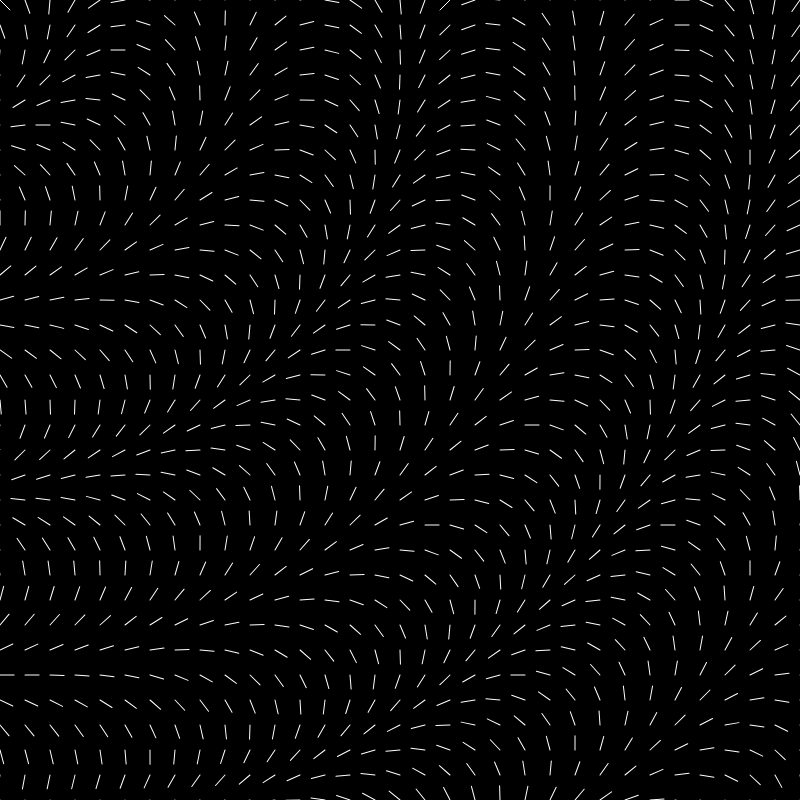
Frame 1 (no input)
Frame 60 (no input): identical to frame 1, image omitted
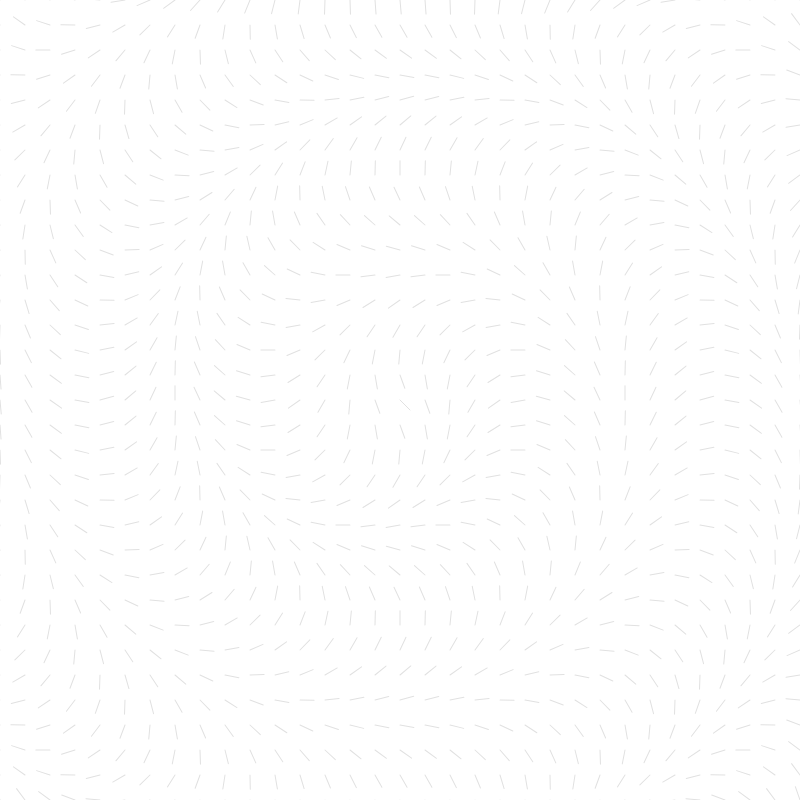
Frame 120 (the mouse pressed at the canvas centre since frame 60)

The p5.js sketch that drew these frames (run headless with seeded random() and noise() and a simulated clock; from frame 60 on, the mouse is pressed at the canvas centre):

// p5.js sketch
// ── sketch.js
let size = 800;
let clocks = []; //array of clocks
let arm1;
let arm2;
let arm3;
let arm4;
let arm0 = 0;

const MODE1 = 49;
const MODE2 = 50;
const MODE3 = 51;
const MODE4 = 52;

let color;

function setup() {
	createCanvas(size, size);
  rectMode(CENTER);
  
	for (let x = 0; x <= size; x += 25) {
		for (let y = 0; y <= size; y += 25) {
		clocks.push(new Clock(x,y));
		}
	}
}


function draw() {
	background(0);
  
  if (mouseIsPressed) {
    background(255);
    color = 225;
  } else {
    color = 255; 
  }


	// print(clocks.length);

	for (var i = 0; i < clocks.length; i++) {
	clocks[i].display(i, mouseX, mouseY);
	// clocks[i].rotation(i);
	//console.log("shown");
	}


}

class Clock {
  constructor(x, y) {
	this.x = x;
	this.y = y;
  }
  
	display(change, x, y) {
  	// arm1 = map(mouseX, 0, size, 0,150);
  	// arm2 = sqrt(mouseX * mouseY);
    
    arm4 = dist(x, y, this.x, this.y);
    arm1 = (change) / (arm4);
    arm2 = (change/60) * map(sqrt(x*y), 0, size, 0,150);
    arm3 = dist(x,y,size/2,size/2);
    
    modeSwitch();
    
    push();
		translate(this.x, this.y)
		// rotate(radians(arm1));
    // rotate(radians(arm4));
    rotate(radians(arm4));
    // strokeWeight(arm4/100);
		stroke(color);
    noFill();
		line(0, 0, 10, 10);
    // ellipse(arm0/20-5,arm0/20-5,arm0/20,arm0/20);
    

		pop();
    
	}

	// this.rotation = function() {
	// 	this.x = this.x * noise(0.01*frameCount);
	// }
}

function modeSwitch() {
  if (keyCode == MODE1) {
    arm0 = arm1;
  }
  else if (keyCode == MODE2) {
    arm0 = arm2;
  }
  else if (keyCode == MODE3) {
    arm0 = arm4;
  }
  else if (keyCode == MODE4) {
    arm0 = arm3;
  }
}
